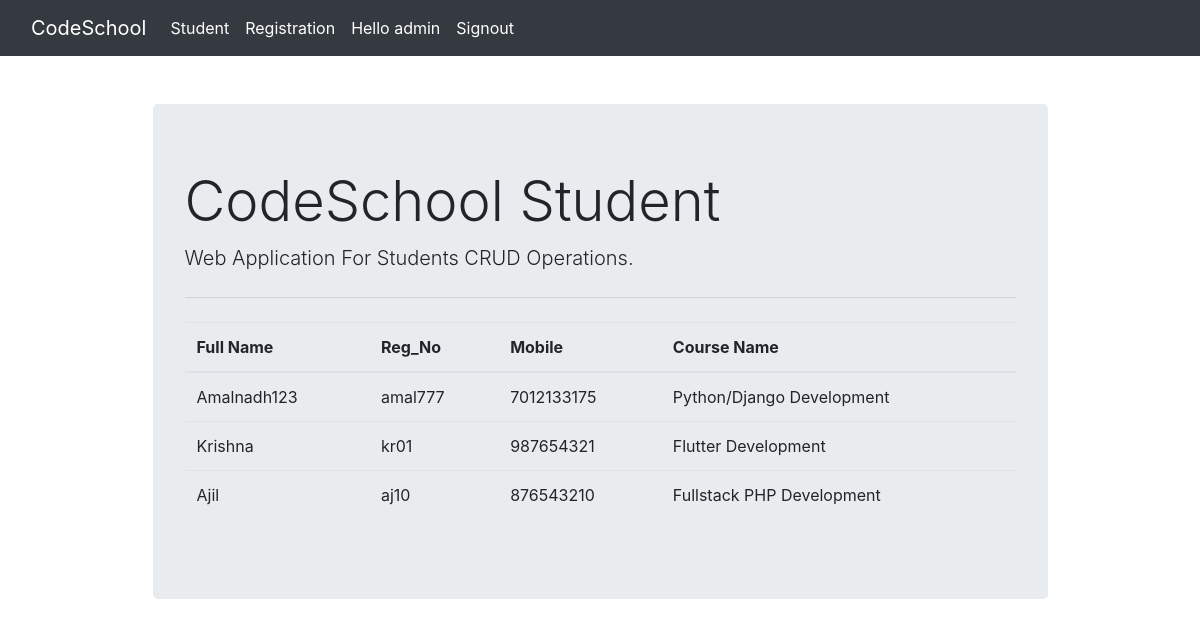
The app's page / (signed in) with its own data.
### student_crud/models.py (models this page shows, shortened)
class Student(models.Model):
    fullname=models.CharField(max_length=150)
    reg_no=models.CharField(max_length=10)
    mobile=models.CharField(max_length=10)
    email=models.EmailField()
    course_name=models.ForeignKey(Course,on_delete=models.CASCADE)

class Course(models.Model):
    course_name=models.CharField(max_length=100)
    def __str__(self):
        return self.course_name

### student_crud/views.py (the view)
# urls.py: path('',views.student,name='student'),
def student(request):
    student=Student.objects.all()
    context={
        'studentlist':student
    }
    return render(request,'student.html',context)

### templates/student.html
{% extends 'base.html' %}
{% block content %}
<table class="table">
    <thead class="">
        <tr>
            <th scope="col">Full Name</th>
            <th scope="col">Reg_No</th>
            <th scope="col">Mobile</th>
            <th scope="col">Course Name</th>
        </tr>
    </thead>
    <tbody>
        {% for student in studentlist %}
        <tr>
            <td>{{student.fullname}}</td>
            <td>{{student.reg_no}}</td>
            <td>{{student.mobile}}</td>
            <td>{{student.course_name}}</td>
        </tr>
        {% endfor %}
    </tbody>
</table>
    {% endblock %}

### templates/base.html (shortened to what this page needs)
<!DOCTYPE html>
<html lang="en">
<head>
    <link rel="stylesheet" href="https://cdn.jsdelivr.net/npm/bootstrap@4.6.2/dist/css/bootstrap.min.css">
    <link rel="stylesheet" href="https://cdnjs.cloudflare.com/ajax/libs/font-awesome/6.2.0/css/all.min.css">
</head>
<body>
    <nav class="navbar navbar-expand-lg navbar-dark bg-dark">
        <div class="container-fluid">
          <a class="navbar-brand" href="{% url 'student' %}">CodeSchool</a>
          <div class="collapse navbar-collapse" id="navbarSupportedContent">
            <ul class="navbar-nav me-auto mb-2 mb-lg-0">
              <li class="nav-item">
                <a class="nav-link active" aria-current="page" href="{% url 'student' %}">Student</a>
              </li>
                {% if user.is_authenticated %}
                <li class="nav-item">
                  <a class="nav-link active" aria-current="page" href="{% url 'student_form' %}">Registration</a>
                </li>
                <li class="nav-item">
                  <a class="nav-link active" aria-current="page">Hello {{user.username}}</a>
                </li>
                <li class="nav-item">
                  <a class="nav-link active" aria-current="page" href="{% url 'signout' %}">Signout</a>
                </li>
                {% endif%}
            </ul>
          </div>
        </div>
      </nav>
      <div class="container">
        <div class="col-md-10 offset-md-1 mt-5">
            <div class="jumbotron">
                <h1 class="display-4">CodeSchool Student </h1>
                <p class="lead">Web Application For Students CRUD Operations.</p>
                <hr class="my-4">
                {% block content %}
                {% endblock %}
              </div>
        </div>
      </div>
</body>
</html>

### records on screen
Student: fullname "Amalnadh123", reg_no "amal777", mobile "7012133175", course_name "Python/Django Development"
Student: fullname "Krishna", reg_no "kr01", mobile "987654321", course_name "Flutter Development"
Student: fullname "Ajil", reg_no "aj10", mobile "876543210", course_name "Fullstack PHP Development"

### other values on screen
{{ user.username }} "admin"
